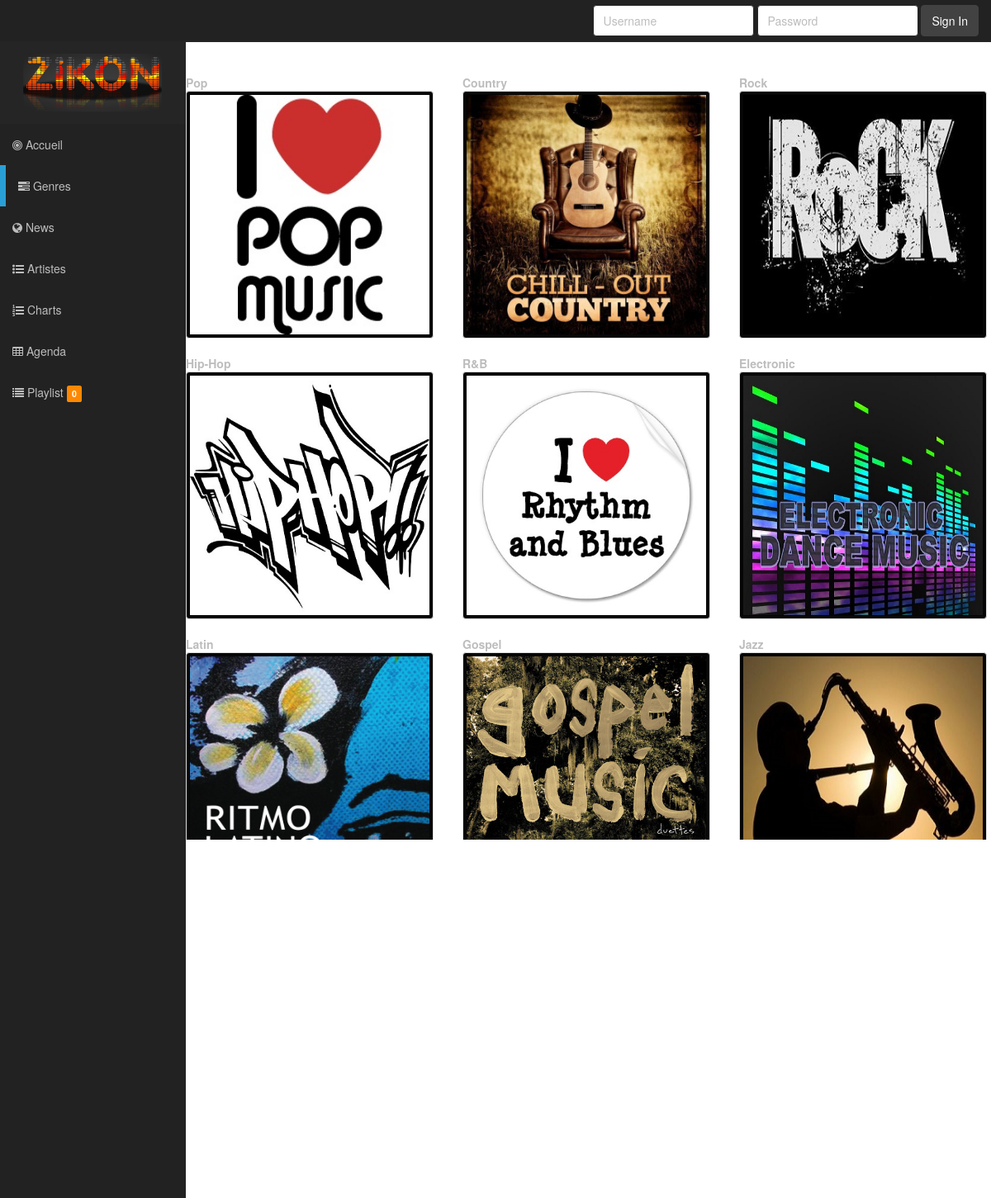
/genres.php, run on the app's committed database.
### tables this page shows
CREATE TABLE IF NOT EXISTS `genres` (
  `id` int(11) NOT NULL AUTO_INCREMENT,
  `nom` varchar(45) NOT NULL,
  PRIMARY KEY (`id`)
);

### genres.php (the view, shortened to what this page needs)
<!DOCTYPE html>
<?php
try
{
    $bdd = new PDO('mysql:host=localhost;dbname=test;charset=utf8', 'root', 'root');
}
catch (Exception $e)
{
        die('Erreur : ' . $e->getMessage());
}
?>
<html lang="fr">
<head>
    <link rel="stylesheet" type="text/css" href="bootstrap/css/bootstrap.min.css" />
    <link rel="stylesheet" type="text/css" href="font-awesome/css/font-awesome.min.css" />
    <link rel="stylesheet" type="text/css" href="css/local.css" />
    <link rel="stylesheet" type="text/css" href="http://www.shieldui.com/shared/components/latest/css/shieldui-all.min.css" />
    <link rel="stylesheet" type="text/css" href="http://www.shieldui.com/shared/components/latest/css/light-bootstrap/all.min.css" />
    <link id="gridcss" rel="stylesheet" type="text/css" href="http://www.shieldui.com/shared/components/latest/css/dark-bootstrap/all.min.css" />
</head>
<body  style=background-color:#FFFFFF>
    <div id="wrapper">
          <nav class="navbar navbar-inverse navbar-fixed-top" role="navigation">
            <div class="collapse navbar-collapse navbar-ex1-collapse">
                <ul id="active" class="nav navbar-nav side-nav">
                    <img src="img/logo4.png" alt="ZikOn" style="width:225px;height:100px">
                    <li><a href="index.php"><i class="fa fa-bullseye"></i> Accueil</a></li>
                    <li  class="selected"><a href="#"><i class="fa fa-tasks"></i> Genres</a></li>
                    <li><a href="#"><i class="fa fa-globe"></i> News</a></li>
                    <li><a href="#"><i class="fa fa-list-ul"></i> Artistes</a></li>
                    <li><a href="#"><i class="fa fa-list-ol"></i> Charts</a></li>
                    <li><a href="#"><i class="fa fa-table"></i> Agenda</a></li>
                    <li>
                      <a id ="playlist_link" href="./playlist.php">
                      <i class="fa fa-list"></i> Playlist
                        <span class="label label-warning">
                          <?php
                            if(isset($_SESSION['playlist'])){
                              echo count($_SESSION['playlist']);
                            }else{
                              echo "0";
                            }
                          ?>
                        </span>
                      </a>
                    </li>
                </ul>
                <?php
                if (isset($_SESSION['login']) && isset($_SESSION['pwd'])) {
                ?>
                  <form class="navbar-form navbar-right" role="search" action="deconnexion.php" method="post">
                          <button type="submit" class="btn btn-default">
                            <span class="glyphicon glyphicon-log-out" aria-hidden="true">
                              Déconnexion
                            </span>
                          </button>
                  </form>
                  <div class="navbar-form navbar-right">
                    <h5>
                      Bonjour <?php echo $_SESSION['nom']; ?>
                    </h5>
                  </div>
                <?php
                  }else{
                ?>
                      <form class="navbar-form navbar-right navbar-input-group" role="search" action="login.php" method="post" onsubmit="return validate()" >
                          <div class="form-group">
                              <input class="form-control" type="text"  name="login" placeholder="Username" id="email">
                          </div>
                          <div class="form-group">
                              <input type="password" class="form-control" name="pwd" placeholder="Password"/>
                          </div>
                          <button type="submit" class="btn btn-default" id="validate" onClick="ajouteElement()">Sign In</button>
                      </form>
                <?php
                  }
                ?>
            </div>
        </nav>
            <div  class="row">
                <div class="col-lg-12">
 <?php
try
{
    $bdd = new PDO('mysql:host=localhost;dbname=zikon;charset=utf8', 'root', 'root');
}
catch(Exception $e)
{
        die('Erreur : '.$e->getMessage());
}
$reponse = $bdd->query('SELECT * FROM genres');
?>
<div id="liste1" class="row">
<?php
while ($donnees = $reponse->fetch())
{
?>
  <div class="col-lg-4 col-sm-6 col-xs-12">
    <strong> <?php echo $donnees['nom']; ?> </strong>
          <a href="#" onclick="return afficherGenre(<?php echo $donnees['id']; ?>);">
               <img src="./image/genres/<?php echo $donnees['nom']; ?>.jpg" width="300" height="300" class="thumbnail img-responsive">
          </a>
  </div>
<?php
}
?>
</div>
      </div>
  </div>
    </div>
    </body>
</html>

### data on the page
genres: nom "Pop", shows a picture
genres: nom "Country", nom (picture)
genres: nom "Rock", nom (picture)
genres: nom "Hip-Hop", nom (picture)
genres: nom "R&B", shows a picture
genres: nom "Electronic", nom (picture)
genres: nom "Latin", nom (picture)
genres: nom "Gospel", nom (picture)
genres: nom "Jazz", nom (picture)
genres: nom (picture)
